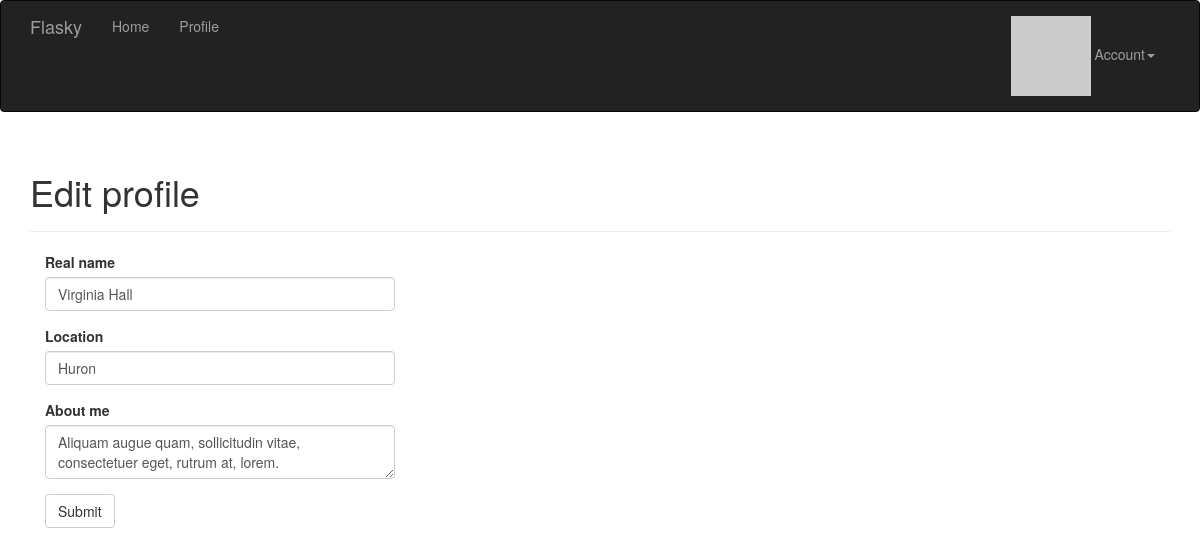
The app's page /edit-profile (signed in) with its own data.
### src/app/models.py (models this page shows, shortened)
class User(UserMixin, db.Model):
    __tablename__ = 'users'
    id = db.Column(db.Integer(), primary_key=True)
    email = db.Column(db.String(64), unique=True, index=True)
    username = db.Column(db.String(255), unique=True, index=True)
    role_id = db.Column(db.Integer, db.ForeignKey('roles.id'))
    posts = db.relationship('Post', backref='author', lazy='dynamic')
    comments = db.relationship('Comment', backref='author', lazy='dynamic')
    password_hash = db.Column(db.String(128))
    confirmed = db.Column(db.Boolean(), default=False)
    name = db.Column(db.String(64))
    location = db.Column(db.String(64))
    about_me = db.Column(db.Text())
    member_since = db.Column(db.DateTime(), default=datetime.utcnow)
    last_seen = db.Column(db.DateTime(), default=datetime.utcnow)
    avatar_hash = db.Column(db.String(32))
    followed = db.relationship('Follow',
                               foreign_keys=[Follow.follower_id],
                               backref=db.backref('follower', lazy='joined'),
                               lazy='dynamic',
                               cascade='all, delete-orphan')
    followers = db.relationship('Follow',
                               foreign_keys=[Follow.followed_id],
                               backref=db.backref('followed', lazy='joined'),
                               lazy='dynamic',
                               cascade='all, delete-orphan')
    @property
    def password(self):
        raise AttributeError('password is not a readable attribute')
    def can(self, permission):
        return self.role is not None and (self.role.permission & permission) == permission
    def ping(self):
        self.last_seen = datetime.utcnow()
        db.session.add(self)
    def gravatar(self, size=100, default='identicon', rating='g'):
        if request.is_secure:
            url = 'http://secure.gravatar.com/avatar'
        else:
            url = 'http://www.gravatar.com/avatar'
        hash = self.avatar_hash or self.gravatar_hash()
        return '{url}/{hash}?s={size}&d={default}&r={rating}'.format(
            url=url, hash=hash, size=size, default=default, rating=rating)

### src/app/main/views.py (the view, shortened to what this page needs)
@main.route('/edit-profile', methods=['GET', 'POST'])
@login_required
def edit_profile():
    form = EditProfileForm()
    form.name.data = current_user.name
    form.location.data = current_user.location
    form.about_me.data = current_user.about_me
    return render_template('edit_profile.html', form=form)

### src/app/main/forms.py
class EditProfileForm(FlaskForm):
    name = StringField('Real name', validators=[Length(0, 64)])
    location = StringField('Location', validators=[Length(0, 64)])
    about_me = TextAreaField('About me')
    submit = SubmitField('Submit')

### src/app/auth/views.py (called while the page is built)
@auth.before_app_request
def before_request():
    print(request, ':', request.endpoint)
    if current_user.is_authenticated:
        current_user.ping()
        if not current_user.confirmed and request.endpoint[:5] != 'auth.':
            return redirect(url_for('auth.unconfirmed'))

### src/app/main/__init__.py (called while the page is built)
@main.app_context_processor
def inject_permissions():
    return dict(Permission=Permission)

### src/app/models.py (called while the page is built)
@login_manager.user_loader
def load_user(user_id):
    return User.query.get(int(user_id))

### src/app/templates/edit_profile.html (shortened to what this page needs)
<!DOCTYPE html>
{% extends 'base.html' %}
{% import 'bootstrap/wtf.html' as wtf %}
{% block page_content %}
<div class='page-header'>
    <h1>Edit profile</h1>
</div>
<div class='col-md-4'>
    {{ wtf.quick_form(form) }}
</div>
{% endblock %}

### records on screen
User: name "Virginia Hall", location "Huron", about_me "Aliquam augue quam, sollicitudin vitae, consectetuer eget, rutrum at, lorem."
